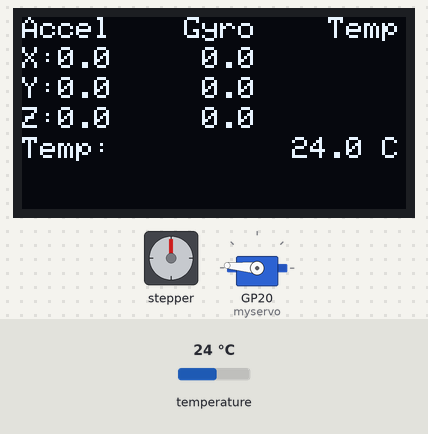
The sketch below on a simulated Raspberry Pi Pico W. Shown: stepper motor, servo, 128×64 one-colour display. Wiring (from diagram.json): stepper motor driver (200 steps per turn assumed): step GP15; direction GP14; enable GP13. The test bench sets the inputs (shaded band); at power-on: temperature 24 °C.

Above: at 1.2 s.
1.3 s: temperature set to 12 °C
At 3.6 s:
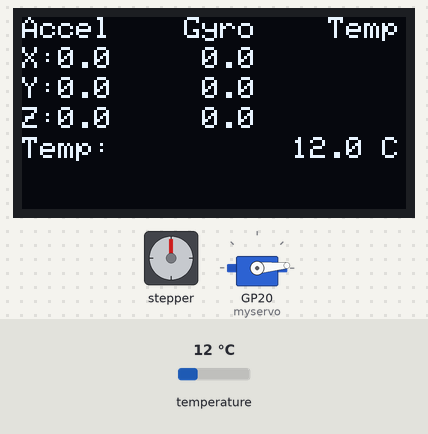
4.3 s: temperature set to 19 °C
At 5.5 s:
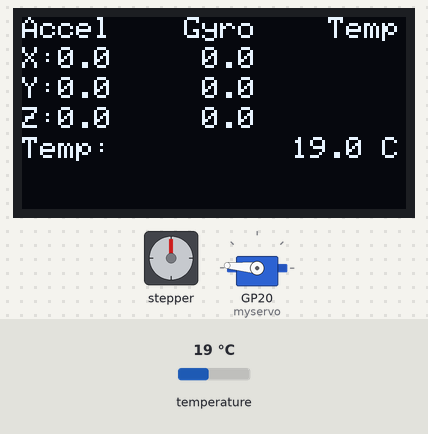
7.3 s: temperature set to 28 °C
At 8.04 s:
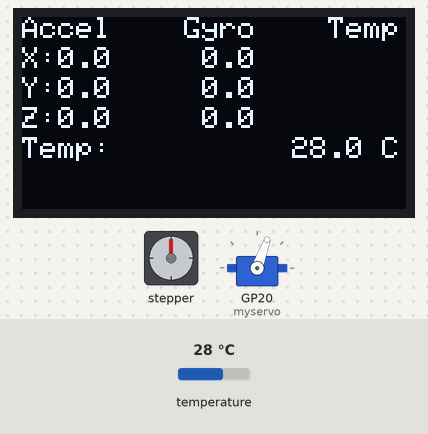
Timing chart, 0 to 71.1 s (numbered marks = the images above; inputs shaded):
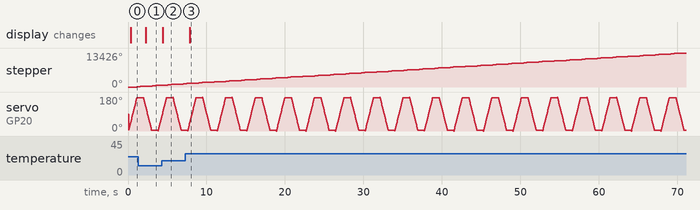

The sketch:

sketch.ino
```cpp
#include <Adafruit_MPU6050.h>
#include <Adafruit_Sensor.h>
#include <Wire.h>
#include <Servo.h>
#include <Adafruit_GFX.h>
#include <Adafruit_SSD1306.h>
#include <IRremote.h>

#define STEP_PIN 15        // Stepper motor step pin
#define DIR_PIN 14         // Stepper motor direction pin
#define stepsPerRevolution 200 // Number of steps per revolution for the stepper motor
#define ENABLE_PIN 13      // Stepper motor enable pin
#define IR_PIN 16          // Infrared receiver pin

Adafruit_SSD1306 display(128, 64, &Wire, -1); // OLED display object
Adafruit_MPU6050 mpu;                         // MPU6050 sensor object
Servo myservo;                                // Servo motor object
IRrecv irrecv(IR_PIN);                        // IR receiver object
decode_results results;                       // Object to store decoded IR signals

int pos = 0;               // Servo position
int increment = 5;         // Increment value for servo position
bool systemRunning = true; // Flag to track if the system is running or stopped

// Sensor event objects for accelerometer, gyroscope, and temperature data
sensors_event_t accel_event, gyro_event, temp_event;

void setup() {
  Serial1.begin(115200); // Initialize serial communication

  Wire.begin(); // Initialize I2C communication

  // Initialize MPU6050 sensor
  if (!mpu.begin(MPU6050_I2CADDR_DEFAULT, &Wire)) {
    while (1) { delay(10); } // Halt if MPU6050 is not connected
  }

  myservo.attach(20); // Attach servo to pin GP20

  // Initialize OLED display
  if (!display.begin(SSD1306_SWITCHCAPVCC, 0x3C)) {
    for (;;); // Halt if display allocation failed
  }

  // Display initial message
  display.clearDisplay();
  display.setTextSize(1);
  display.setTextColor(SSD1306_WHITE);
  display.setCursor(0, 0);
  display.println(F("Hello, world!"));
  display.display();

  // Initialize stepper motor pins
  pinMode(STEP_PIN, OUTPUT);
  pinMode(DIR_PIN, OUTPUT);
  pinMode(ENABLE_PIN, OUTPUT);

  digitalWrite(DIR_PIN, HIGH);  // Set initial direction
  digitalWrite(ENABLE_PIN, LOW); // Enable stepper motor

  irrecv.enableIRIn(); // Start the IR receiver
}

void loop() {
  delay(2); // Small delay for stability

  // Check if an IR signal is received
  if (irrecv.decode(&results)) {
    systemRunning = !systemRunning; // Toggle the systemRunning flag
    irrecv.resume(); // Receive the next value
  }

  if (systemRunning) {
    // Get accelerometer, gyroscope, and temperature data
    mpu.getAccelerometerSensor()->getEvent(&accel_event);
    mpu.getGyroSensor()->getEvent(&gyro_event);
    mpu.getTemperatureSensor()->getEvent(&temp_event);

    // Clear the display buffer
    display.clearDisplay();

    // Display data in table format
    display.setTextSize(1);
    display.setCursor(0, 0);
    display.println("Accel    Gyro    Temp");

    display.setCursor(0, 10);
    display.print("X:");
    display.print(accel_event.acceleration.x, 1);
    display.print("     ");
    display.print(gyro_event.gyro.x, 1);

    display.setCursor(0, 20);
    display.print("Y:");
    display.print(accel_event.acceleration.y, 1);
    display.print("     ");
    display.print(gyro_event.gyro.y, 1);

    display.setCursor(0, 30);
    display.print("Z:");
    display.print(accel_event.acceleration.z, 1);
    display.print("     ");
    display.print(gyro_event.gyro.z, 1);

    display.setCursor(0, 40);
    display.print("Temp:          ");
    display.print(temp_event.temperature, 1);
    display.print(" C");

    display.display(); // Update the display with the new data

    // Update servo position
    pos += increment;
    if (pos >= 180 || pos <= 0) {
      // Trigger the motor for a full revolution
      for (int i = 0; i < stepsPerRevolution; i++) {
        digitalWrite(STEP_PIN, HIGH);
        delayMicroseconds(2000);
        digitalWrite(STEP_PIN, LOW);
        delayMicroseconds(2000);
      }
      increment = -increment; // Reverse the direction of the servo
    }
    myservo.write(pos);
  } else {
    // Display system stopped message
    display.clearDisplay();
    display.setCursor(0, 0);
    display.println("System Stopped");
    display.display();
  }
}
```

Measured:
- after the input at 1.3 s, the display: changes after 0.94 s (image 1)
- after the input at 4.3 s, the display: changes after 0.13 s (image 2)
- after the input at 7.3 s, the display: changes after 0.59 s (image 3)
